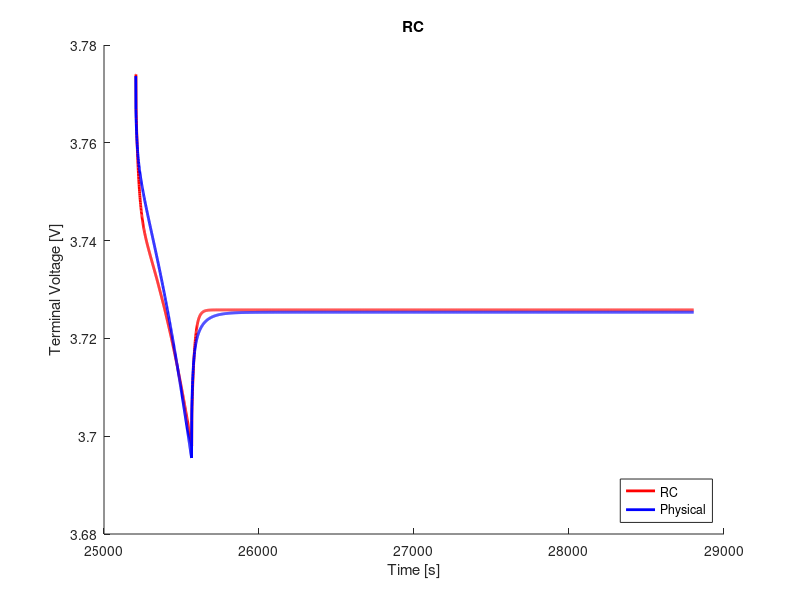

This figure's MATLAB source:
clear;
clc;
close all;

%% load data
load('ocv_final.mat');
time_ocv = time;
load('pulse_1_c_7.mat');
load('rc2_cf_params.mat');

%% voltage limitations
v_max = 4.4;                                    % cut-over voltage
v_min = 3.0;                                    % cut-off voltage

%% resample ocv and soc
t1 = time_ocv(1);
t2 = time_ocv(end);
dt = 1;                                         % sample time
t = (t1:dt:t2) - t1;

ocv = interp1(time_ocv, ocv, t1:dt:t2);
soc = interp1(time_ocv, soc, t1:dt:t2);

s = length(time);

%% variables
Q = 16.8;
eta = 1.0;                                  % coulombic efficiency

n = 2;                                      % number of rc links
i_r = zeros(n, 1);
v_c = zeros(n, 1);
flag = 1;

%% compute soc
ind_init = interp1(soc, 1:length(soc), 0.3241, 'nearest');
v_t(1) = ocv(ind_init);
z0 = soc(ind_init);
z = z0 - dt/(Q*3600)*eta*cumsum(I(1:end));

% manual fit
p = 8;
r0 = r0_cf(p);
r1 = r1_cf(p);
r2 = r2_cf(p);
% r3 = r3_cf(p);
c1 = c1_cf(p);
c2 = c2_cf(p);
% c3 = c3_cf(p);

r = [r1; r2];
c = [c1; c2];

%% compute terminal voltage
for j = 1:n
    f(j) = exp(-dt/(r(j)*c(j)));
end
for k = 1:s-1
    if flag == 1
        i_r(:, k+1) = diag(f)*i_r(:, k) + (1-f')*I(k);
        v_c(:, k) = i_r(:, k).*r;
        ind = interp1(soc, 1:length(soc), z(k), 'nearest');
        v_t(k+1) = ocv(ind) - sum(v_c(:, k)) - I(k).*r0;
        if v_t(k) < v_min
            fprintf('Reached lower voltage limit.');
            flag = 0;
        end
        if v_t(k) > v_max
            fprintf('Reached upper voltage limit.');
            flag = 0;
        end 
    end
end

%% compute rms error
v_t = reshape(v_t, size(V_batt_time));
rmse = 1000*sqrt(mean((V_batt_time - v_t).^2))     % [mV]

%% plot
figure(1);
hold on;
plot(time, v_t, 'r', 'LineWidth', 2)
hold on;
plot(time, V_batt_time, 'b', 'LineWidth', 2)
xlabel('Time [s]')
ylabel('Terminal Voltage [V]')
title('RC')
legend('RC', 'Physical', 'location', 'southeast')
